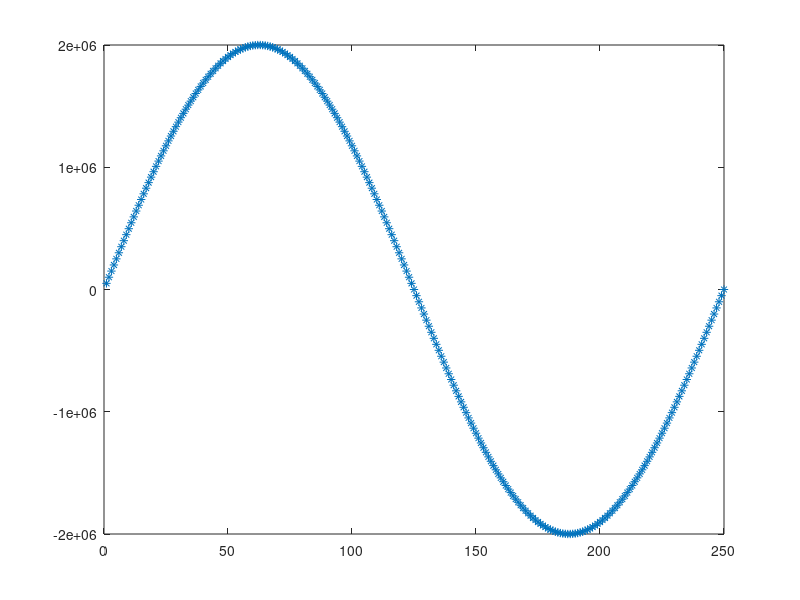

This chart was generated by the following MATLAB code:
clear all 
close all 

N= 250 ; % nbr of points 
fn=(2*pi)/N ; % the "sample frequency"
A = 2000000 ; % the magnitude 
voltage_sf = 0.67925 ; % the scale factor of the software for the ADC 
offset = 0 ; %1023 ; % offset the signal 

sin_array = zeros(1,N) ; % init the array 

for i=1:N
    sin_array(i) = round(A*sin(fn*i))  ;  % we use "round" because it is an array of int 
end 

% for i=1:N
%     sin_array(i) =1/2.02*sin(fn*i)  ;  % we use "round" because it is an array of int 
% end

%% plot 

plot(sin_array,'*') 


%% export in a file 

dlmwrite('sin_ref',sin_array) ; 